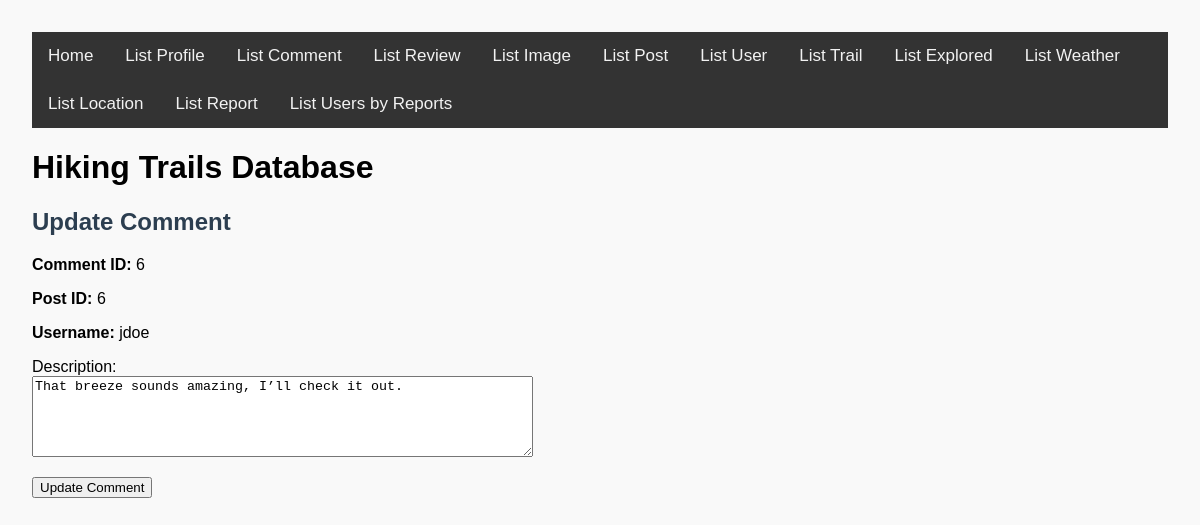
Page /update_comment.php?id=6 on the earlier database version.
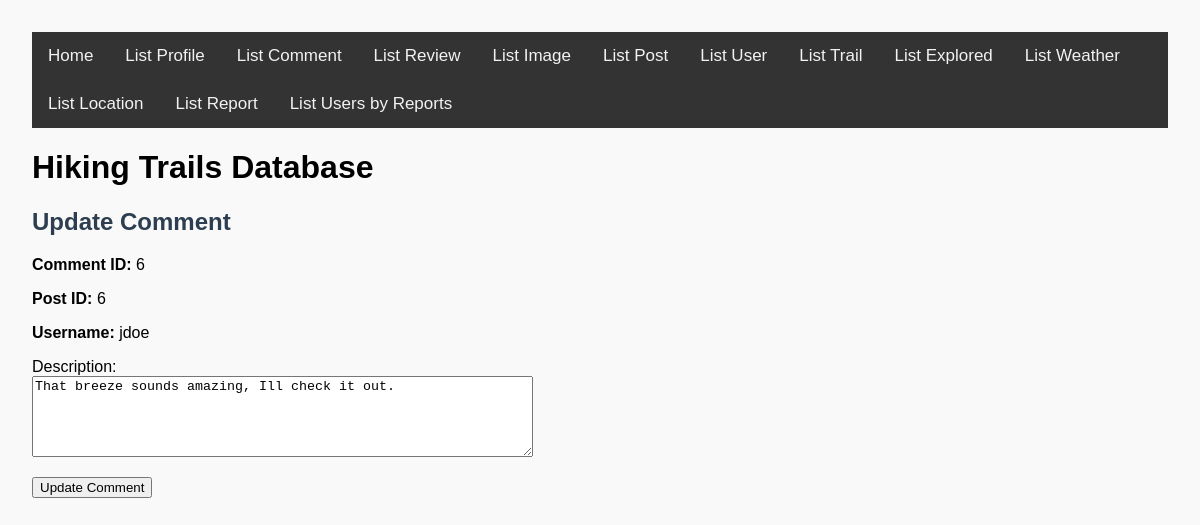
Same page on the later database version.
### tables this page shows
CREATE TABLE `comment` (
  `CommentID` int(11) NOT NULL AUTO_INCREMENT PRIMARY KEY,
  `PostID` int(11) NOT NULL,
  `Username` varchar(64) NOT NULL,
  `Description` varchar(255) NOT NULL,
  FOREIGN KEY (`PostID`) REFERENCES `post`(`PostID`) ON DELETE CASCADE,
  FOREIGN KEY (`Username`) REFERENCES `profile`(`Username`) ON DELETE CASCADE
);

### update_comment.php (the view, shortened to what this page needs)
<?php
$id = $_GET['id'] ?? null;
$conn = new mysqli($servername, $username, $password, $database, $port);
$sql = "SELECT CommentID, PostID, Username, Description FROM comment WHERE CommentID = ?";
$stmt = $conn->prepare($sql);
$stmt->bind_param('i', $id);
$stmt->execute();
$stmt->bind_result($commentID, $postID, $username, $description);
?>
<!DOCTYPE html>
<html lang="en">
<head>
    <link rel="stylesheet" href="base.css">
</head>
<body>
<?php require_once 'header.inc.php'; ?>
<div>
    <h2>Update Comment</h2>
    <p><strong>Comment ID:</strong> <?= htmlspecialchars($commentID) ?></p>
    <p><strong>Post ID:</strong> <?= htmlspecialchars($postID) ?></p>
    <p><strong>Username:</strong> <?= htmlspecialchars($username) ?></p>
    <form method="post">
        <p>
            <label for="desc">Description:</label><br>
            <textarea id="desc" name="Description" rows="5" cols="60" required><?= htmlspecialchars($description) ?></textarea>
        </p>
        <button type="submit">Update Comment</button>
    </form>
</div>
</body>
</html>

Differences in the rows shown:
changed comment "jdoe": Description "That breeze sounds amazing, I’ll check it out." → "That breeze sounds amazing, Ill check it out."
